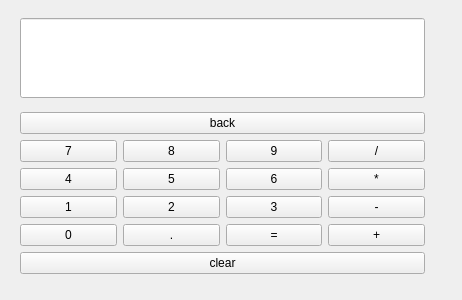
<?xml version="1.0" encoding="UTF-8"?>
<ui version="4.0">
 <class>Form</class>
 <widget class="QWidget" name="Form">
  <property name="geometry">
   <rect>
    <x>0</x>
    <y>0</y>
    <width>462</width>
    <height>300</height>
   </rect>
  </property>
  <property name="windowTitle">
   <string>计算器</string>
  </property>
  <widget class="QWidget" name="layoutWidget">
   <property name="geometry">
    <rect>
     <x>20</x>
     <y>10</y>
     <width>405</width>
     <height>272</height>
    </rect>
   </property>
   <layout class="QVBoxLayout" name="verticalLayout_2">
    <item>
     <widget class="QLineEdit" name="lineEdit">
      <property name="minimumSize">
       <size>
        <width>100</width>
        <height>80</height>
       </size>
      </property>
      <property name="readOnly">
       <bool>true</bool>
      </property>
     </widget>
    </item>
    <item>
     <layout class="QVBoxLayout" name="verticalLayout">
      <item>
       <widget class="QPushButton" name="pushButton_back">
        <property name="text">
         <string>back</string>
        </property>
       </widget>
      </item>
      <item>
       <layout class="QHBoxLayout" name="horizontalLayout">
        <item>
         <widget class="QPushButton" name="pushButton_7">
          <property name="text">
           <string>7</string>
          </property>
         </widget>
        </item>
        <item>
         <widget class="QPushButton" name="pushButton_8">
          <property name="text">
           <string>8</string>
          </property>
         </widget>
        </item>
        <item>
         <widget class="QPushButton" name="pushButton_9">
          <property name="text">
           <string>9</string>
          </property>
         </widget>
        </item>
        <item>
         <widget class="QPushButton" name="pushButton_div">
          <property name="text">
           <string>/</string>
          </property>
         </widget>
        </item>
       </layout>
      </item>
      <item>
       <layout class="QHBoxLayout" name="horizontalLayout_2">
        <item>
         <widget class="QPushButton" name="pushButton_4">
          <property name="text">
           <string>4</string>
          </property>
         </widget>
        </item>
        <item>
         <widget class="QPushButton" name="pushButton_5">
          <property name="text">
           <string>5</string>
          </property>
         </widget>
        </item>
        <item>
         <widget class="QPushButton" name="pushButton_6">
          <property name="text">
           <string>6</string>
          </property>
         </widget>
        </item>
        <item>
         <widget class="QPushButton" name="pushButton_mul">
          <property name="text">
           <string>*</string>
          </property>
         </widget>
        </item>
       </layout>
      </item>
      <item>
       <layout class="QHBoxLayout" name="horizontalLayout_3">
        <item>
         <widget class="QPushButton" name="pushButton_1">
          <property name="text">
           <string>1</string>
          </property>
         </widget>
        </item>
        <item>
         <widget class="QPushButton" name="pushButton_2">
          <property name="text">
           <string>2</string>
          </property>
         </widget>
        </item>
        <item>
         <widget class="QPushButton" name="pushButton_3">
          <property name="text">
           <string>3</string>
          </property>
         </widget>
        </item>
        <item>
         <widget class="QPushButton" name="pushButton_sub">
          <property name="text">
           <string>-</string>
          </property>
         </widget>
        </item>
       </layout>
      </item>
      <item>
       <layout class="QHBoxLayout" name="horizontalLayout_4">
        <item>
         <widget class="QPushButton" name="pushButton_0">
          <property name="text">
           <string>0</string>
          </property>
         </widget>
        </item>
        <item>
         <widget class="QPushButton" name="pushButton_dot">
          <property name="text">
           <string>.</string>
          </property>
         </widget>
        </item>
        <item>
         <widget class="QPushButton" name="pushButton_enter">
          <property name="text">
           <string>=</string>
          </property>
         </widget>
        </item>
        <item>
         <widget class="QPushButton" name="pushButton_add">
          <property name="text">
           <string>+</string>
          </property>
         </widget>
        </item>
       </layout>
      </item>
      <item>
       <widget class="QPushButton" name="pushButton_clear">
        <property name="text">
         <string>clear</string>
        </property>
       </widget>
      </item>
     </layout>
    </item>
   </layout>
  </widget>
 </widget>
 <resources/>
 <connections/>
</ui>
